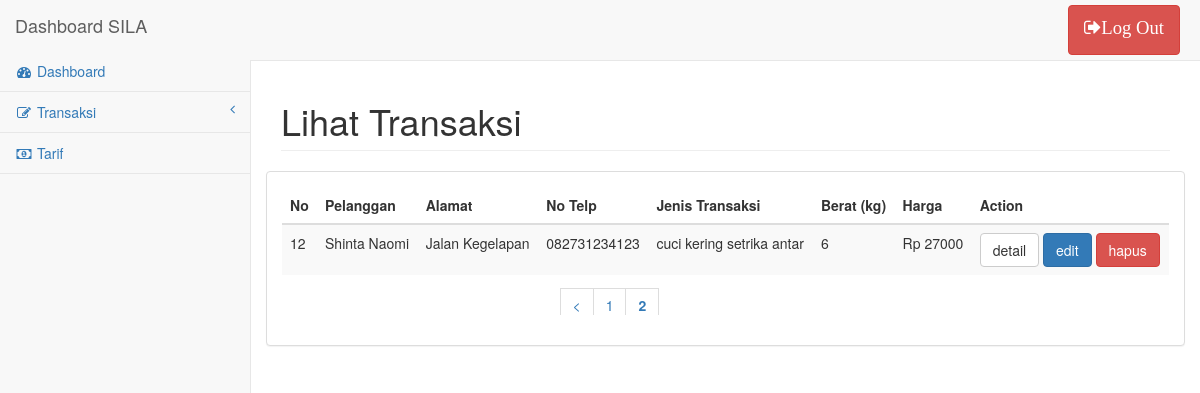
The app's page /transaksi/lihattransaksi/10 with its own data.
### tables this page shows
CREATE TABLE IF NOT EXISTS `transaksi` (
  `IdTransaksi` int(11) NOT NULL,
  `JenisTransaksi` int(11) NOT NULL,
  `Pelanggan` int(11) NOT NULL,
  `Admin` int(11) NOT NULL,
  `Berat` int(11) NOT NULL,
  `StatusPesanan` int(11) NOT NULL DEFAULT '1'
);

CREATE TABLE IF NOT EXISTS `tanggaldatang` (
  `No` int(11) NOT NULL,
  `IdTransaksi` int(11) NOT NULL,
  `Tanggal` timestamp NOT NULL DEFAULT CURRENT_TIMESTAMP ON UPDATE CURRENT_TIMESTAMP
);

CREATE TABLE IF NOT EXISTS `pelanggan` (
  `NoPelanggan` int(11) NOT NULL,
  `Nama` varchar(45) NOT NULL,
  `Alamat` varchar(45) NOT NULL,
  `NoTelp` varchar(45) NOT NULL
);

CREATE TABLE IF NOT EXISTS `jenistransaksi` (
  `IdJenis` int(11) NOT NULL,
  `JenisTarif` varchar(45) NOT NULL,
  `Tarif` int(11) NOT NULL
);

### application/controllers/transaksi.php (called while the page is built, shortened)
<?php
class transaksi extends CI_Controller {
	public function __construct() {
        $this->load->helper("url");
        $this->load->library("pagination");
    }
    public function lihattransaksi() {
    	$this->load->model('adminModel');
        $config = array();
        $config["base_url"] = base_url() . "transaksi/lihattransaksi";
        $config["total_rows"] = $this->adminModel->record_count();
        $config["per_page"] = 10;
        $config["uri_segment"] = 3;
        $this->pagination->initialize($config);
        $page = ($this->uri->segment(3)) ? $this->uri->segment(3) : 0;
        $data["result"] = $this->adminModel->fetch_transaksi($config["per_page"], $page);
        $data["links"] = $this->pagination->create_links();
        $this->load->view("lihattransaksi", $data);
    }
}

### index.php (called while the page is built, shortened)
<?php
require_once BASEPATH.'core/CodeIgniter.php';

### application/models/adminModel.php (called while the page is built, shortened)
<?php
class adminModel extends CI_Model {
	public function fetch_transaksi($limit, $start){
		$this->db->limit($limit, $start);
		$this->db->select('*');
		$this->db->from('transaksi');
		$this->db->join('admin','admin.idadmin = transaksi.admin');
		$this->db->join('informasi','informasi.idTransaksi = transaksi.idTransaksi');
		$this->db->join('jenistransaksi','jenistransaksi.idjenis = transaksi.jenistransaksi');
		$this->db->join('kodekunci','kodekunci.idTransaksi = transaksi.idTransaksi');
		$this->db->join('pelanggan','pelanggan.noPelanggan = transaksi.pelanggan');
		$this->db->join('tanggaldatang','tanggaldatang.idTransaksi = transaksi.idTransaksi');
		$query = $this->db->get();
		if ($query->num_rows() > 0) {
            foreach ($query->result() as $row) {
                $data[] = $row;
            }
            return $data;
        }
        return false;
	}
}
?>

### application/views/lihattransaksi.php (the view, shortened to what this page needs)
<!DOCTYPE html>
<html lang="en">
<head>
    <link href="<?=base_url();?>assets/css/bootstrap.css" rel="stylesheet" type="text/css">
     <link href="<?=base_url();?>assets/metisMenu/dist/metisMenu.min.css" rel="stylesheet" type="text/css">
    <link href="<?=base_url();?>assets/css/sb-admin-2.css" rel="stylesheet" type="text/css">
    <link href="<?=base_url();?>assets/font-awesome/css/font-awesome.min.css" rel="stylesheet" type="text/css">
</head>
<body>
    <div id="wrapper">
        <nav class="navbar navbar-default navbar-static-top" role="navigation" style="margin-bottom: 0">
            <div class="navbar-header">
                <a class="navbar-brand" href="<?php echo base_url().'admin/dashboard'; ?>">Dashboard SILA </a>
            </div>
            <ul class="nav navbar-top-links navbar-right">
                <li>
                    <div class="">
                        <a onclick="return confirm('Anda yakin ingin keluar dari SILA?');" class="fa fa-sign-out fa-lg btn btn-danger" href="<?php echo base_url().'admin/logOut'; ?>"style="margin:5px;">Log Out</a>
                    </div>
                </li>
            </ul>
            <div class="navbar-default sidebar" role="navigation">
                <div class="sidebar-nav navbar-collapse">
                    <ul class="nav" id="side-menu">
                        <li>
                            <a href="<?php echo base_url().'admin/dashboard'; ?>"><i class="fa fa-dashboard fa-fw"></i> Dashboard</a>
                        </li>
                        <li>
                            <a href="#"><i class="fa fa-edit fa-fw"></i> Transaksi<span class="fa arrow"></span></a>
                        </li>
                        <li>
                            <a href="<?php echo base_url().'admin/tarif'; ?>"><i class="fa fa-money fa-fw"></i> Tarif</a>
                        </li>
                    </ul>
                </div>
            </div>
        </nav>
        <div id="page-wrapper">
            <div class="row">
                <div class="col-lg-12">
                    <h1 class="page-header">Lihat Transaksi</h1>
                </div>
            </div>
            <div class="row">
                <div class="panel panel-default">
                    <div class="panel-body" style="margin-bottom:15px;">
                        <div class="table-responsive">
                        	<table class="table table-striped">
                        		<thead>
                        			<tr>
                        				<th>No</th>
                        				<th>Pelanggan</th>
                        				<th>Alamat</th>
                        				<th>No Telp</th>
                        				<th>Jenis Transaksi</th>
                        				<th>Berat (kg)</th>
                        				<th>Harga</th>
                        				<th>Action</th>
                        			</tr>
                        		</thead>
                        		<tbody>
                        			<?php foreach ($result as $key) {?>
                                        <tr>
                                        <td><?php echo $key -> IdTransaksi;?></td>
                                        <td><?php echo $key -> Nama; ?></td>
                                        <td><?php echo $key -> Alamat; ?></td>
                                        <td><?php echo $key -> NoTelp; ?></td>
                                        <td><?php echo $key -> JenisTarif; ?></td>
                                        <td><?php echo $key -> Berat; ?></td>
                                        <td>
                                            <?php
                                                $Berat = $key -> Berat;
                                                $Tarif = $key -> Tarif;
                                                echo "Rp ".$Berat * $Tarif;
                                             ?>
                                        </td>
                                        <td>
                                            <a href="<?php echo site_url().'transaksi/detailtransaksi/'.$key -> IdTransaksi; ?>" class="btn btn-default">detail</a>
                                            <a href="<?php echo site_url().'admin/update/'.$key -> IdTransaksi; ?>" class="btn btn-primary">edit</a>
                                            <a onclick="return confirm('Anda yakin ingin menghapus transaksi ini?');" href="<?php echo site_url().'transaksi/deletetransaksi?idtransaksi='.$key -> IdTransaksi.'&nopelanggan='.$key -> NoPelanggan; ?>" class="btn btn-danger">hapus</a>
                                        </td>
                                    </tr>
                                   <?php } ?>
                        		</tbody>
                        	</table>
                            <div class="im-centered">
                                <div class="row">
                                    <?php echo $links; ?>
                                </div>
                            </div>
                        </div>
                    </div>
                </div>
            </div>
        </div>
    </div>
</body>
</html>

### assets/css/sb-admin-2.css (style rules this page uses)
body { background-color: #f8f8f8; }
#wrapper { width: 100%; }
#page-wrapper { padding: 0 15px; min-height: 568px; background-color: #fff; }
@media (min-width:768px) { #page-wrapper { position: inherit; margin: 0 0 0 250px; padding: 0 30px; border-left: 1px solid #e7e7e7; } }
.navbar-top-links { margin-right: 0; }
.navbar-top-links li { display: inline-block; }
.navbar-top-links li:last-child { margin-right: 15px; }
.navbar-top-links li a { padding: 15px; min-height: 50px; }
.sidebar .sidebar-nav.navbar-collapse { padding-right: 0; padding-left: 0; }
.sidebar ul li { border-bottom: 1px solid #e7e7e7; }
.sidebar .arrow { float: right; }
.sidebar .fa.arrow:before { content: "\f104"; }
@media (min-width:768px) { .sidebar { z-index: 1; position: absolute; width: 250px; margin-top: 51px; } }

### application/views/lihattransaksi.php (style rules this page uses)
.im-centered { margin: auto; max-width: 300px; }
.im-centered > .row > a, .im-centered > .row > strong { text-decoration: none; color: #337ab7; text-decoration: none; background-color: #fff; border: 1px solid #ddd; margin-left: -1px; line-height: 1.42857143; padding: 6px 12px; }

### records on screen
transaksi: tanggaldatang.IdTransaksi "12", pelanggan.Nama "Shinta Naomi", pelanggan.Alamat "Jalan Kegelapan", pelanggan.NoTelp "082731234123", jenistransaksi.JenisTarif "cuci kering setrika antar", Berat "6", $Berat*$Tarif "27000"

### other values on screen
$links "< 1 2"
